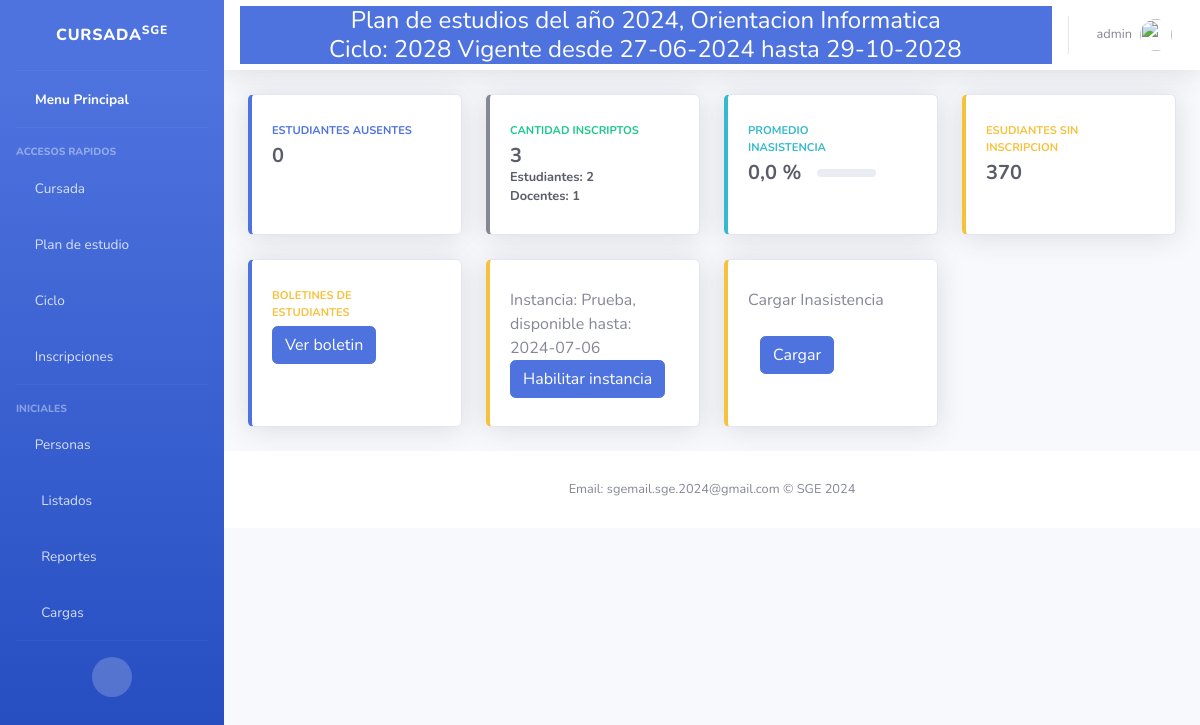
Before: /Clases/clases/menu (signed in) with the older database file.
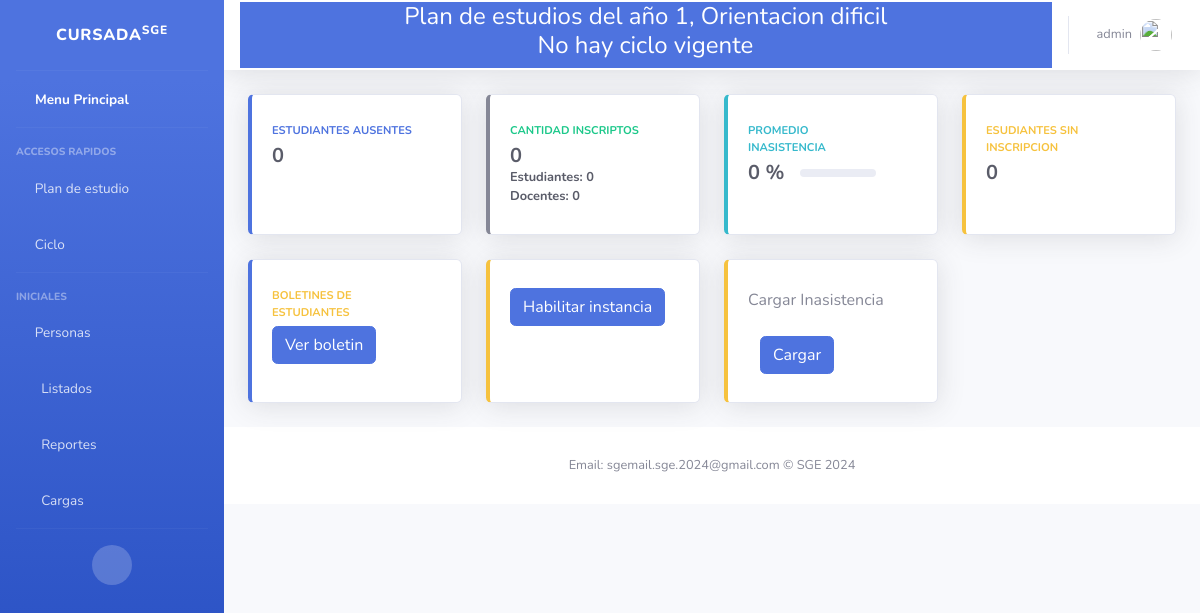
After: the same page with the newer database file.
### Core/models.py (models this page shows, shortened)
class PlanDeEstudios(models.Model):
    MAXCODIGO=20
    MAXANIO=4
    MAXORIENTACION= 50
    MAXNIVEL= 50
    MAXDESCRIPCION=50
    codigo= models.CharField(
        help_text="Ej: 123456",
        unique=True,
        max_length=MAXCODIGO,
        null=False,
        blank=False,
        error_messages={
            'blank': "El nombre es obligatorio"
        }
    )
    anio = models.CharField(
        help_text="Ej: 2024",
        unique=False,
        max_length=MAXANIO,
        null=True,
        blank=False,
        default= 1,
        error_messages={
            'blank': "el anio es obligatorio"
        }
    )
    orientacion = models.CharField(
        help_text="Ej: Profesorado de educacion primaria",
        unique=False,
        max_length=MAXORIENTACION,
        null=False,
        blank=False,
        primary_key=False,
        error_messages={
            'blank': "la orientacion es obligatoria"
        }
    )
    nivel = models.CharField(
        help_text="Ej: Primario",
        unique=False,
        max_length= MAXORIENTACION,
        null=False,
        blank=False,
        error_messages={
            'blank': "El nivel es obligatorio"
        }
    )
    descripcion = models.CharField(
        help_text="Ej: descripcion del plan de estudios",
        unique=False,
        max_length= MAXDESCRIPCION,
        null=False,
        blank=True,
    )
    esActual = models.BooleanField(
        default= True
    )
    implementado = models.BooleanField(
        default= False
    )
    cantidadAnios = models.PositiveIntegerField()
    def __str__(self):
        return "Plan de estudios del año {0}, Orientacion {1}".format(self.anio, self.orientacion)

class Ciclo (models.Model):
    anioCalendario = models.CharField(
        help_text="Ej: 2024",
        max_length=4,
        unique= True)
    fechaInicio = models.DateField(help_text="Ej: 16/02/2024",
                                   default=now)
    plan = models.ForeignKey(PlanDeEstudios, blank=False, on_delete=models.CASCADE)
    fechaFin = models.DateField(help_text="Ej: 28/11/2024",)
    esActual = models.BooleanField(
        default= True
    )
    def __str__(self):
        return "{0} Vigente desde {1} hasta {2}".format(self.anioCalendario,self.fechaInicio.strftime("%d-%m-%Y"), self.fechaFin.strftime("%d-%m-%Y"))

class Instancia(models.Model):
    ciclo = models.ForeignKey(Ciclo, on_delete=models.CASCADE)
    nombre = models.CharField(help_text="Ej: Nota Final"
                              ,max_length= 50)
    disponible = models.BooleanField(default = False)
    fecha_inicio = models.DateField(help_text="Ej: 16/02/2024",
                                   default=now)
    fecha_fin = models.DateField(help_text="Ej: 16/02/2024")
    def __str__(self):
        return "Instancia: {0}, disponible hasta: {1}".format(self.nombre, self.fecha_fin)

### Clases/views.py (the view)
@login_required
def menuCursada(request):
    fecha_str = str(timezone.now())
    print(fecha_str)
    instanciaDisponible = Instancia.objects.filter(ciclo = request.ciclo,disponible = True)
    fecha_iso = fecha_str.split(" ")[0]  # Obtiene solo la parte de la fecha (AAAA-MM-DD)
    fecha_hoy = datetime.fromisoformat(fecha_iso)
    ciclo = request.ciclo
    inscriptos = Inscripcion.objects.filter(ciclo = ciclo)
    cantInscriptos = inscriptos.count()
    cantDocInsciptos = InscripcionDocente.objects.filter(ciclo = ciclo).count()
    estudiantes_sin_inscripcion = Estudiante.objects.exclude(inscripcion__ciclo=ciclo).count()
    inasistencias_hoy = Inasistencias.objects.filter(dia = fecha_hoy).count()
    if cantInscriptos == 0:
        porcentaje = 0
    else:
        porcentaje = round((inasistencias_hoy / cantInscriptos)*100 ,2)
    print("ACAAAAAAAAA INASISTENCIAS",inasistencias_hoy)
    return render(request, 'Cursada/menuCursada.html',{
        'ciclo ': ciclo,
        'cantInscriptos' : cantInscriptos,
        'cantDocInscriptos' : cantDocInsciptos,
        'total' : cantInscriptos + cantDocInsciptos,
        'sinInscripcion' : estudiantes_sin_inscripcion,
        'inasistencias' : inasistencias_hoy,
        'instanciaDisponible' : instanciaDisponible,
        'porcentaje': porcentaje
    })

### Clases/templates/Cursada/menuCursada.html (shortened to what the changed rows need)
{% extends 'index.html' %}
{% block content %}
<div class="row">
  <div class="col-xl-3 col-md-6 mb-4">
      <div class="card border-left-secondary shadow h-100 py-2">
          <div class="card-body">
              <div class="row no-gutters align-items-center">
                  <div class="col mr-2">
                      <div class="text-xs font-weight-bold text-success text-uppercase mb-1">
                          Cantidad inscriptos</div>
                      <div class="h5 mb-0 font-weight-bold text-gray-800">{{ total }}</div>
                      <div class="small mb-0 font-weight-bold text-gray-800">Estudiantes: {{ cantInscriptos }}</div>
                      <div class="small mb-0 font-weight-bold text-gray-800">Docentes: {{ cantDocInscriptos }}</div>
                  </div>
              </div>
          </div>
      </div>
  </div>
  <div class="col-xl-3 col-md-6 mb-4">
      <div class="card border-left-info shadow h-100 py-2">
          <div class="card-body">
              <div class="row no-gutters align-items-center">
                  <div class="col mr-2">
                      <div class="row no-gutters align-items-center">
                          <div class="col-auto">
                              <div class="h5 mb-0 mr-3 font-weight-bold text-gray-800">{{porcentaje}} % </div>
                          </div>
                      </div>
                  </div>
              </div>
          </div>
      </div>
  </div>
  <div class="col-xl-3 col-md-6 mb-4">
      <div class="card border-left-warning shadow h-100 py-2">
          <div class="card-body">
              <div class="row no-gutters align-items-center">
                  <div class="col mr-2">
                      <div class="text-xs font-weight-bold text-warning text-uppercase mb-1">
                          Esudiantes sin inscripcion</div>
                      <div class="h5 mb-0 font-weight-bold text-gray-800">{{ sinInscripcion }}</div>
                  </div>
              </div>
          </div>
      </div>
  </div>
  <div class="col-xl-3 col-md-6 mb-4">
    <div class="card border-left-warning shadow h-100 py-2">
        <div class="card-body">
            <div class="row no-gutters align-items-center">
                <div class="col mr-2">
                    {% for instancia in instanciaDisponible %}
                    {{instancia}}
                    <br>
                    {% endfor %}
                    <a href="/Clases/verInstancias">
                    </a>
                </div>
            </div>
        </div>
    </div>
  </div>
</div>
</div>
{% endblock %}

### principal/templates/index.html (shortened to what the changed rows need)
<!DOCTYPE html>
<html lang="en">
<head>
    <link href="https://cdn.jsdelivr.net/npm/bootstrap@5.2.3/dist/css/bootstrap.min.css" rel="stylesheet">
    <link href= "{% static 'vendor/fontawesome-free/css/all.min.css' %}" rel="stylesheet" type="text/css">
    <link href="{% static 'css/sb-admin-2.min.css' %}" rel="stylesheet">
    {% load bootstrap5 %}
</head>
{% block sidebar %}
<body id="page-top">
    <div id="wrapper">
        <ul class="navbar-nav bg-gradient-primary sidebar sidebar-dark accordion" id="accordionSidebar">
            {% if request.hayCicloActivo %}
            <li class="nav-item">
                <a class="nav-link collapsed" href="#" data-toggle="collapse" data-target="#collapseTree"
                    aria-expanded="true" aria-controls="collapseTwo">
                    <i class="far fa-file"></i>
                    <span>Cursada</span>
                </a>
            </li>
            {% endif %}
            {% if request.hayCicloActivo %}
            <li class="nav-item">
                <a class="nav-link collapsed" href="#" data-toggle="collapse" data-target="#collapseUtilities"
                    aria-expanded="true" aria-controls="collapseUtilities">
                    <i class="fas fa-user-check"></i>
                    <span>Inscripciones</span>
                </a>
            </li>
            {% endif %}
            {% endblock sidebar %}
        </ul>
        <div id="content-wrapper" class="d-flex flex-column">
            <div id="content">
<nav class="navbar navbar-expand navbar-light bg-white topbar mb-4 static-top shadow">
    <div class="container input-group btn-primary d-flex flex-column">
        {% if request.hayPlan %}
        <h4 class="mb-0">{{request.plan}}</h4>
        {% else %}
        <h4> No hay plan vigente</h4>
        {% endif %}
        {% if request.ciclo %}
        <h4 class="mb-0">Ciclo: {{request.ciclo}}</h4>
        {% else %}
        <h4> No hay ciclo vigente</h4>
        {% endif %}
    </div>
</nav>
                <div class="container-fluid">
                {% block content %}{% endblock content %}
        </div>
</body>
</html>

Changed rows visible on the page:
no longer on this page (row edited): PlanDeEstudios: plan "Plan de estudios del año 2024, Orientacion Informatica"
removed Ciclo: ciclo "2028 Vigente desde 27-06-2024 hasta 29-10-2028"
removed Instancia: nombre+fecha_fin "Instancia: Prueba, disponible hasta: 2024-07-06"
now on this page (row edited): PlanDeEstudios: plan "Plan de estudios del año 1, Orientacion dificil"
Other visible differences:
{{ total }}: "3" → "0"
{{ cantInscriptos }}: "2" → "0"
{{ cantDocInscriptos }}: "1" → "0"
{{ porcentaje }}: "0,0" → "0"
{{ sinInscripcion }}: "370" → "0"
text no longer shown: "Cursada Inscripciones Ciclo:"
text now shown: "No hay ciclo vigente"
